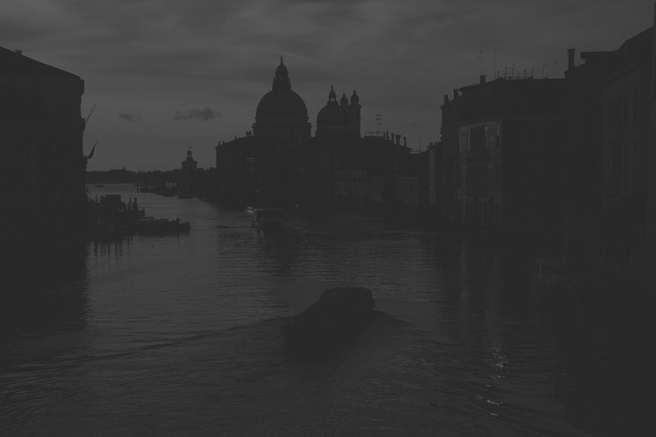
#> input picture assignment2/assets/underexposed2.jpg, 656 x 437 px, shrunk from 800 x 533 before the run; its folder holds 5 pictures in this run
$ python task1.py   (older library calls are emulated)
#> lines starting #> are read from the running program, lines starting #| are printed output that depends on the picture
### assignment2/python/utils.py
import cv2
import numpy as np
import matplotlib.pyplot as plt


def load_image(filename):
    return cv2.imread('../assets/' + filename).astype('int16')


def plt_load_image(filename):
    return plt.imread('../assets/' + filename)


def save_image(filename, image):
    cv2.imwrite('../output/' + filename, image)


def display_single_image(title, image):
    cv2.imshow(title, image.astype('uint8'))


def wait_key_and_destroy_windows():
    cv2.waitKey(0)
    cv2.destroyAllWindows()


# [24 lines left out: functions split_channels, merge_channels, not called in this run]


def fit_matrix_in_interval(matrix, min_value=0, max_value=255):
    matrix[matrix < min_value] = min_value
    matrix[matrix > max_value] = max_value


def m_n_average_kernel(m, n):
    return np.full((m, n), 1/float(m * n))


# [8 lines left out: function image_shape, not called in this run]

### assignment2/python/histogram.py
import numpy as np


def extract(image):
    histogram = np.zeros(256, dtype=np.int)

    for pixel in np.nditer(image):
        histogram[pixel] += 1

    return histogram


# http://www.songho.ca/dsp/histogram/histogram.html
def equalize(histogram, image):
    output = np.empty_like(image)

    total_pixels = image.shape[0] * image.shape[1]
    max_intensity = 255.0  # L - 1

    lut = np.empty_like(histogram)
    sum = 0

    for index, value in enumerate(histogram):
        sum += value
        lut[index] = round(sum * max_intensity / total_pixels)

    for i in range(0, image.shape[0]):
        for j in range(0, image.shape[1]):
            output[i, j] = lut[image[i, j]]

    return output


def expand(histogram, image):
    output = np.empty_like(image)

    max_intensity = 255.0  # L - 1

    min = np.min(image)
    max = np.max(image)

    print("Expansion min, max: " + str(min) + ", " + str(max))

    lut = np.empty_like(histogram)

    for index, value in enumerate(histogram):
        lut[index] = round((index - min) / float(max - min) * max_intensity)

    for i in range(0, image.shape[0]):
        for j in range(0, image.shape[1]):
            output[i, j] = lut[image[i, j]]

    return output

### assignment2/python/task1.py
# coding=UTF-8

# 1. Para uma imagem com baixo contraste, implemente as operações:
#   a. Equalização de histograma;
#   b. Expansão de histograma.

import utils
import histogram as hist
import matplotlib.pyplot as plt

def main():
    image = utils.plt_load_image('underexposed2.jpg')
#> in plt_load_image, returned value is the input picture: shape (437, 656); min 33, max 95, mean 52.8

    histogram = hist.extract(image)
#> the loop in extract, `for pixel in np.nditer(image):` made 286672 passes
#> pixel on passes 1 to 3: 90, 90, 90
#> after the loop in extract, `for pixel in np.nditer(image):`: histogram = 256 values, max 63044 at index 41, min 0 at index 0, mean 1119.8

    equalized_image = hist.equalize(histogram, image)
#> the loop in equalize, `for index, value in enumerate(histogram):` made 256 passes
#> (value, sum) on passes 1 to 3: (0, 0), (0, 0), (0, 0)
#> after the loop in equalize, `for index, value in enumerate(histogram):`: lut = 256 values from 0 to 255; sum = 286672
#> after the loop in equalize, `for i in range(0, image.shape[0]):`:
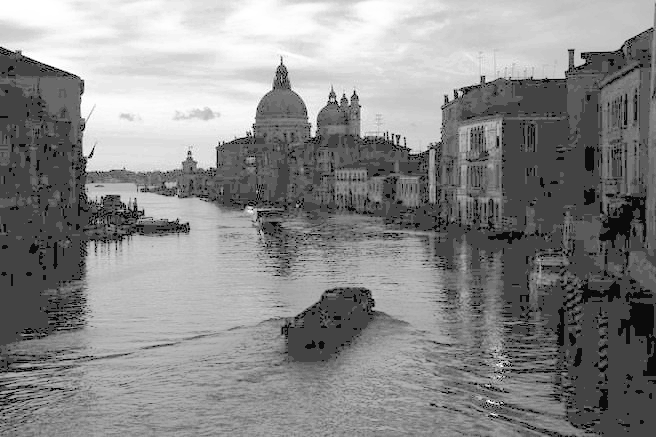
#> output: shape (437, 656); min 0, max 255, mean 136.7
    equalized_histogram = hist.extract(equalized_image)
#> the loop in extract (call 2), `for pixel in np.nditer(image):` made 286672 passes
#> pixel on passes 1 to 3: 255, 255, 255
#> equalized_histogram = 256 values, max 63044 at index 67, min 0 at index 2, mean 1119.8

    expanded_image = hist.expand(histogram, image)
#> in expand, `min = np.min(image)`: min = 33
#> in expand, `max = np.max(image)`: max = 95
#| Expansion min, max: 33, 95
#> the loop in expand, `for index, value in enumerate(histogram):` made 256 passes
#> value on passes 1 to 3: 0, 0, 0
#> after the loop in expand, `for index, value in enumerate(histogram):`: lut = 256 values from -136 to 913
#> after the loop in expand, `for i in range(0, image.shape[0]):`:
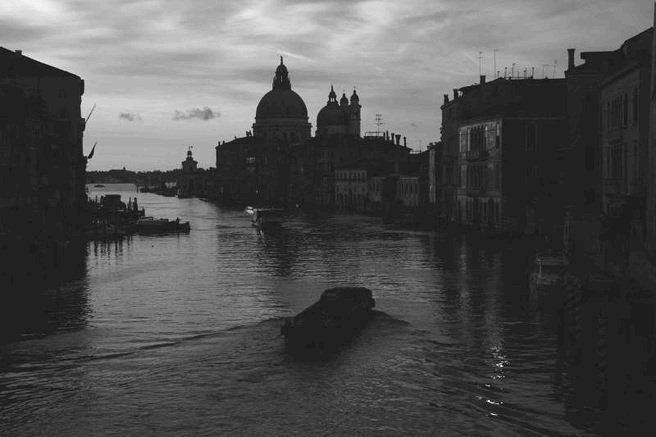
#> output: shape (437, 656); min 0, max 255, mean 81.4
    expanded_histogram = hist.extract(expanded_image)
#> expanded_histogram = 256 values, max 63044 at index 33, min 0 at index 1, mean 1119.8

    plt.figure(1)
    plt.xlim([0, 255])
    plt.bar(range(0, 256), histogram)
    plt.title('Image histogram')

    plt.figure(2)
    plt.xlim([0, 255])
    plt.bar(range(0, 256), equalized_histogram)
    plt.title('Histogram Equalization')

    plt.figure(3)
    plt.xlim([0, 255])
    plt.bar(range(0, 256), expanded_histogram)
    plt.title('Histogram Expansion')

    plt.show(block=False)
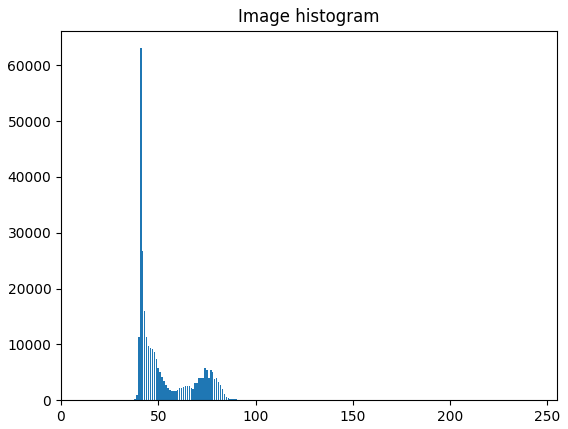
#> figure drawn by matplotlib, 1 panel; tallest bar 63044 high, from x = 40.6 to 41.4
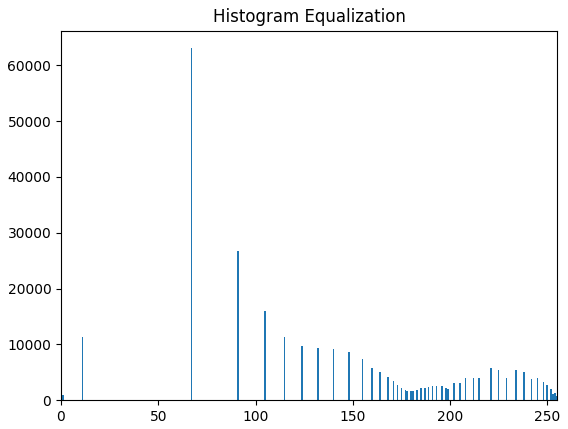
#> figure drawn by matplotlib, 1 panel; tallest bar 63044 high, from x = 66.6 to 67.4
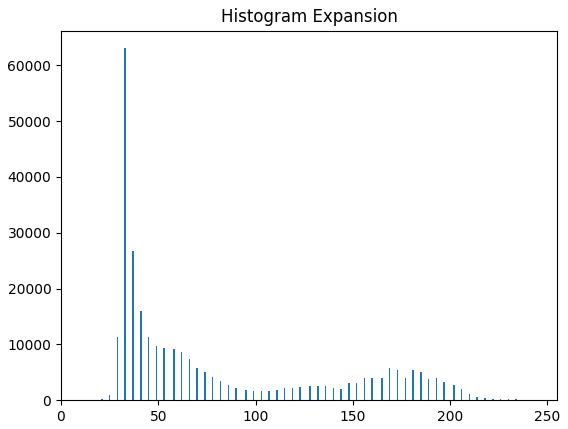
#> figure drawn by matplotlib, 1 panel; tallest bar 63044 high, from x = 32.6 to 33.4

    utils.display_single_image('Original Image', image)
    utils.save_image('python_hist_original_img.png', image)
    utils.display_single_image('Image Equalization', equalized_image)
    utils.save_image('python_hist_equalization_img.png', equalized_image)
    utils.display_single_image('Image Expansion', expanded_image)
    utils.save_image('python_hist_expansion_img.png', expanded_image)

    utils.wait_key_and_destroy_windows()


if __name__ == "__main__":
    main()
